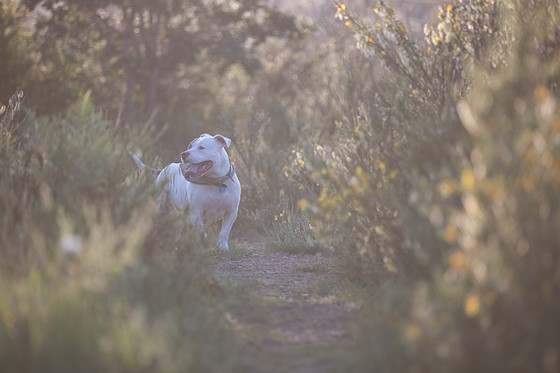
#> input picture Lab2/Lab2/images/lc1.jpg, 560 x 373 px
$ python Lab2.py   (older library calls are emulated)
#> lines starting #> are read from the running program, lines starting #| are printed output that depends on the picture
#> further down, im is the input picture: PIL image 560x373 RGB; mean R, G, B 130.8, 120.1, 110.8
### Lab2/Lab2/lab2_funcs.py
import numpy as np
from collections import Counter
from scipy import signal
from scipy.interpolate import RectBivariateSpline as sp
from PIL import Image

# [21 lines left out: function grayscale, not called in this run]

def histEQ(image):
    image = image.convert('L')
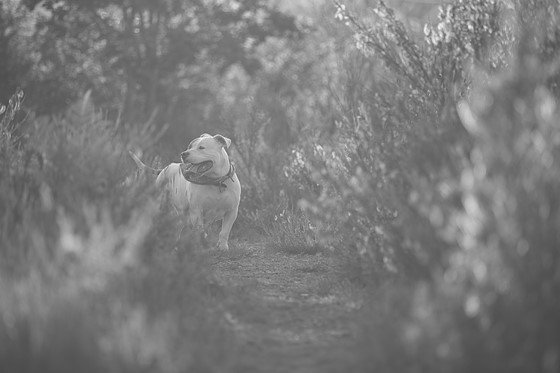
#> image: PIL image 560x373 L; min 68, max 245, mean 122.3
    image = np.asarray(image, np.float)
#> image: shape (373, 560) float64
    hist_before = np.zeros(256, dtype=int)
    # Count frequency of every value in image
    freq = Counter(np.reshape(image, image.shape[0] * image.shape[1]))
#> freq = 178 items
    # sort into numpy array
    for p in range(256):
        hist_before[p] = freq[p]
#> after the loop, hist_before = 256 values, max 5169 at index 113, min 0 at index 0, mean 815.9
    # declare remapping table and initialize variables
    remap = np.zeros(256, dtype=int)
    remap[-1] = 255
    histSum = sum(hist_before[1:-2])
#> histSum = 208880
    P = histSum / 254
#> P = 822.4
    T = P
#> T = 822.4
    outval = 1
    curr_sum = 0
    # build remap table
    for inval in range(1, 255, 1):
        curr_sum += hist_before[inval]
        remap[inval] = outval
        if (curr_sum > T):
            outval = round(curr_sum/P)
            T = outval*P
#> this loop made 254 passes
#> (curr_sum, outval, T) on passes 74 to 85: (849, 1, 822.4), (1230, 1, 822.4), (1672, 2, 1644.7), (2141, 3, 2467.1), (2700, 3, 2467.1), (3326, 4, 3289.4), (3996, 5, 4111.8), (4706, 6, 4934.2), (5389, 7, 5756.5), (6225, 8, 6578.9), (7163, 9, 7401.3), (8006, 10, 8223.6)
#> (curr_sum, outval) on pass 113: (77813, 95)
#> after the loop, T = 208880; curr_sum = 208880; outval = 254; remap = 256 values from 0 to 255
    # declare output image
    image_equalized = np.zeros_like(image)
    # remap intensities into equalized array
    for intensity in range(256):
        # remap values to equalize
        image_equalized = np.where(image == intensity, remap[intensity], image_equalized)
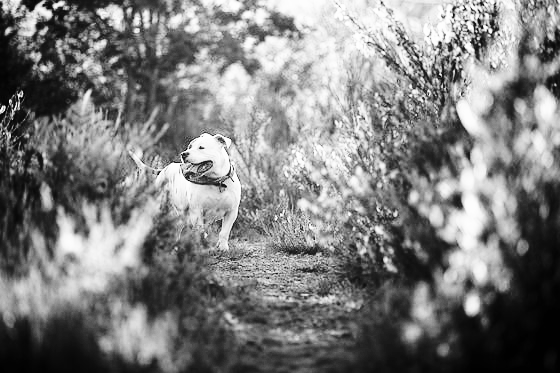
#> image_equalized: shape (373, 560) float64; min 1, max 254, mean 125.2
    # compute histogram after equalization
    hist_after = np.zeros(256,dtype=int)
    # count value occurrences
    freq = Counter(np.reshape(image_equalized,image_equalized.shape[0] * image_equalized.shape[1]))
#> freq = 100 items
    # sort
    for p in range(256):
        hist_after[p] = freq[p]
#> after the loop, hist_after = 256 values, max 5169 at index 88, min 0 at index 0, mean 815.9
    return image_equalized, hist_before, hist_after, remap, image

# [72 lines left out: functions Sobel, scaleDown, upScale, difference, not called in this run]

### Lab2/Lab2/Lab2.py
# -*- coding: utf-8 -*-
"""
Created on Wed Jan 30 15:05:15 2019

@author: Andrew Teta
"""

import matplotlib.pyplot as plt
import numpy as np
from PIL import Image
import glob
import os
from collections import Counter
import lab2_funcs as lf

# ========== Grayscale Conversion =========== #
#im1 = Image.open('images/test01.jpg')
## convert image to grayscale
#gray1 = lf.grayscale(im1)
## Output grayscale image to file
#Image.fromarray(gray1.astype(np.uint8)).save('figs/test01_gray.jpg')
#im2 = Image.open('images/test02.jpg')
## convert image to grayscale
#gray2 = lf.grayscale(im2)
## Output grayscale image to file
#Image.fromarray(gray2.astype(np.uint8)).save('figs/test02_gray.jpg')

# ========== Histogram Equalization =========== #
# lc1
im = Image.open('images/lc1.jpg')
contrast_enhanced_lc1, orig_hist_lc1, post_hist_lc1, remap1, im_out1 = lf.histEQ(im)
#> orig_hist_lc1 has the same summary as hist_before in histEQ; post_hist_lc1 has the same summary as hist_after in histEQ; remap1 = 256 values from 0 to 255
Image.fromarray(im_out1.astype(np.uint8)).save('figs/lc1_gray.jpg')
Image.fromarray(contrast_enhanced_lc1.astype(np.uint8)).save('figs/lc1_ce.jpg')
plt.figure(dpi=170)
plt.plot(orig_hist_lc1)
plt.title('Intensity Histogram')
plt.ylabel('Number of pixels')
plt.xlabel('Intensity')
plt.savefig('figs/lc1_hist_bef')
#> figure, not shown here; curve peaks at x = 113, y = 5169
plt.figure(dpi=170)
plt.plot(post_hist_lc1)
plt.title('Intensity Histogram')
plt.ylabel('Number of pixels')
plt.xlabel('Intensity')
plt.savefig('figs/lc1_hist_aft')
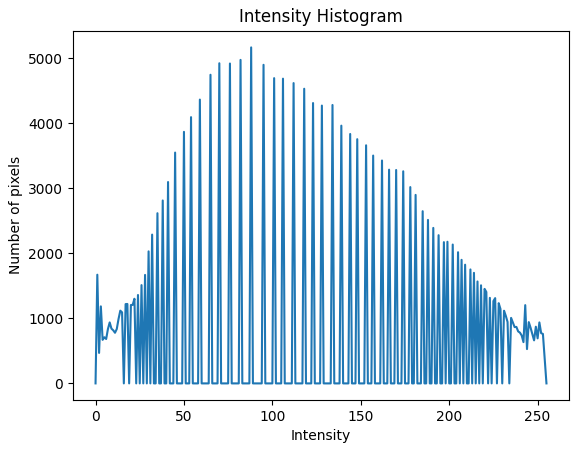
#> figure drawn by matplotlib, 1 panel; curve peaks at x = 88, y = 5169
plt.figure(dpi=170)
plt.plot(remap1)
plt.title('Remapping Function')
plt.ylabel('Input')
plt.xlabel('Output')
plt.savefig('figs/lc1_remap')
#> figure, not shown here; curve peaks at x = 255, y = 255
# lc2
im = Image.open('images/lc2.jpg')
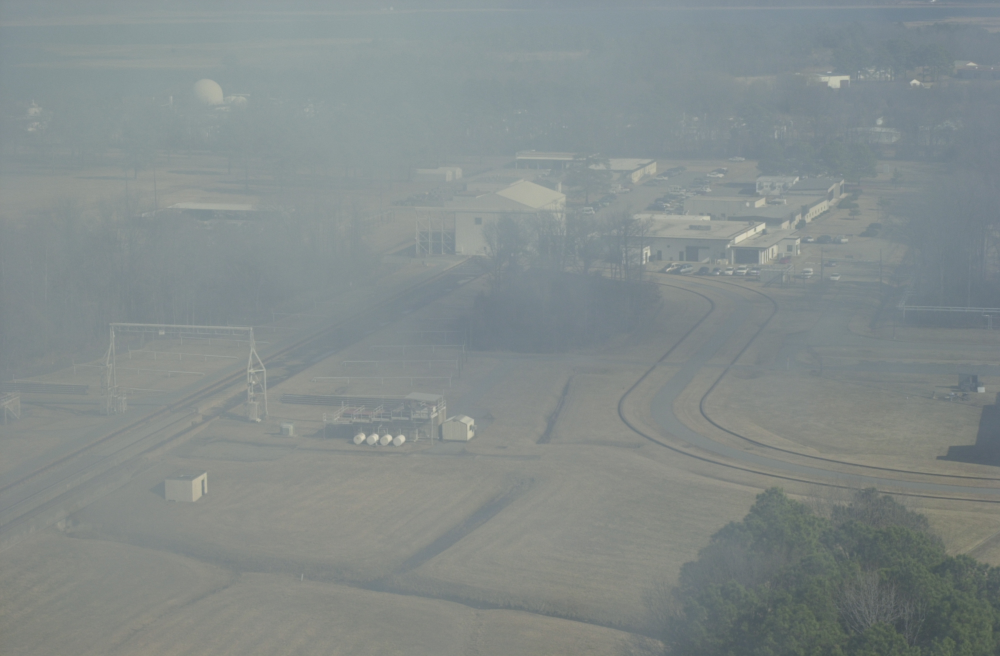
#> input picture Lab2/Lab2/images/lc2.jpg, 2000 x 1312 px (shown at 1/2 size)
#> im is the input picture: PIL image 2000x1312 RGB; mean R, G, B 131.6, 139.6, 138.9
contrast_enhanced_lc2, orig_hist_lc2, post_hist_lc2, remap2, im_out2 = lf.histEQ(im)
#> in histEQ (call 2), `freq = Counter(np.reshape(image, image.shape[0] * image.shape[1]))`: freq = 145 items
#> after the loop in histEQ (call 2), `for p in range(256):`: hist_before = 256 values, max 115467 at index 136, min 0 at index 0, mean 10250
#> in histEQ (call 2), `histSum = sum(hist_before[1:-2])`: histSum = 2624000
#> in histEQ (call 2), `P = histSum / 254`: P = 10330.7
#> the loop in histEQ (call 2), `for inval in range(1, 255, 1):` made 254 passes
#> (curr_sum, outval, T) on passes 82, 83, 84, 86, 87, 88, 89, 90, 91, 92, 93, 94: (11478, 1, 10330.7), (13733, 1, 10330.7), (16427, 2, 20661.4), (22924, 2, 20661.4), (27121, 3, 30992.1), (31855, 3, 30992.1), (37086, 4, 41322.8), (42695, 4, 41322.8), (48235, 5, 51653.5), (53861, 5, 51653.5), (59356, 6, 61984.3), (65331, 6, 61984.3)
#> (curr_sum, outval) on pass 122: (230556, 22)
#> after the loop in histEQ (call 2), `for inval in range(1, 255, 1):`: T = 2624000; outval = 254
#> after the loop in histEQ (call 2), `for intensity in range(256):`:
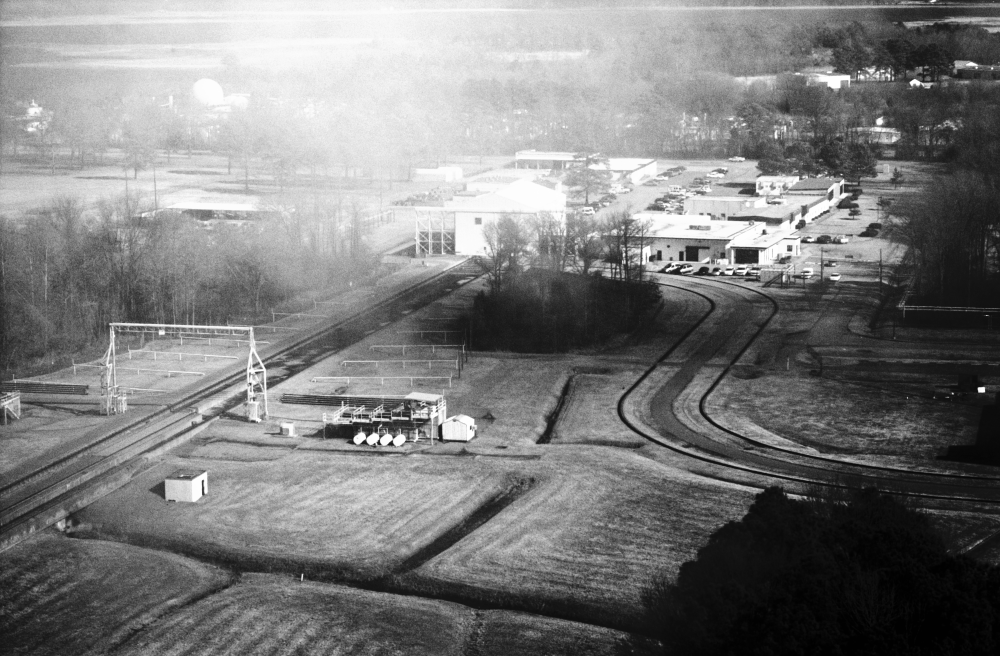
#> image_equalized: shape (1312, 2000) float64 (shown at 1/2 size); min 1, max 254, mean 123.5
#> in histEQ (call 2), `freq = Counter(np.reshape(image_equalized,image_equalized.shape[0] * i..`: freq = 63 items
#> after the loop in histEQ (call 2), `for p in range(256):`: hist_after = 256 values, max 115467 at index 96, min 0 at index 0, mean 10250
#> orig_hist_lc2 has the same summary as hist_before in histEQ; post_hist_lc2 has the same summary as hist_after in histEQ; remap2 = 256 values from 0 to 255
Image.fromarray(im_out2.astype(np.uint8)).save('figs/lc2_gray.jpg')
Image.fromarray(contrast_enhanced_lc2.astype(np.uint8)).save('figs/lc2_ce.jpg')
plt.figure(dpi=170)
plt.plot(orig_hist_lc2)
plt.title('Intensity Histogram')
plt.ylabel('Number of pixels')
plt.xlabel('Intensity')
plt.savefig('figs/lc2_hist_bef')
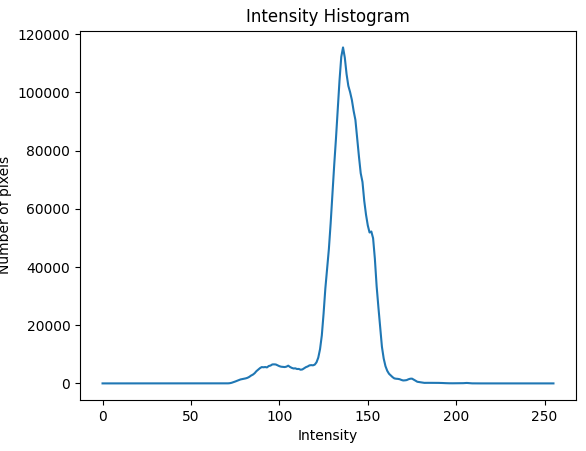
#> figure drawn by matplotlib, 1 panel; curve peaks at x = 136, y = 115467
plt.figure(dpi=170)
plt.plot(post_hist_lc2)
plt.title('Intensity Histogram')
plt.ylabel('Number of pixels')
plt.xlabel('Intensity')
plt.savefig('figs/lc2_hist_aft')
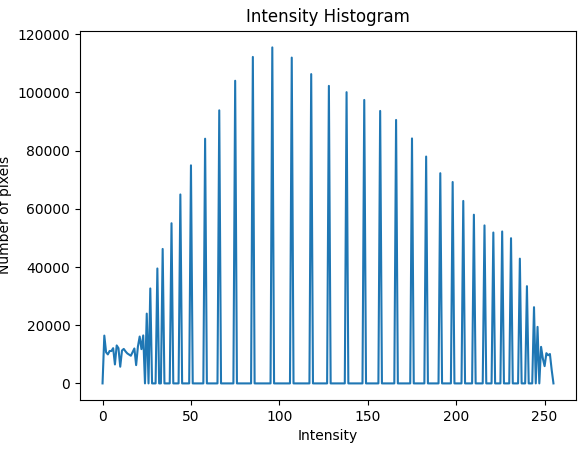
#> figure drawn by matplotlib, 1 panel; curve peaks at x = 96, y = 115467
plt.figure(dpi=170)
plt.plot(remap2)
plt.title('Remapping Function')
plt.ylabel('Input')
plt.xlabel('Output')
plt.savefig('figs/lc2_remap')
#> figure, not shown here; curve peaks at x = 255, y = 255

# [24 lines of commented-out code are left out]

print ('done')
